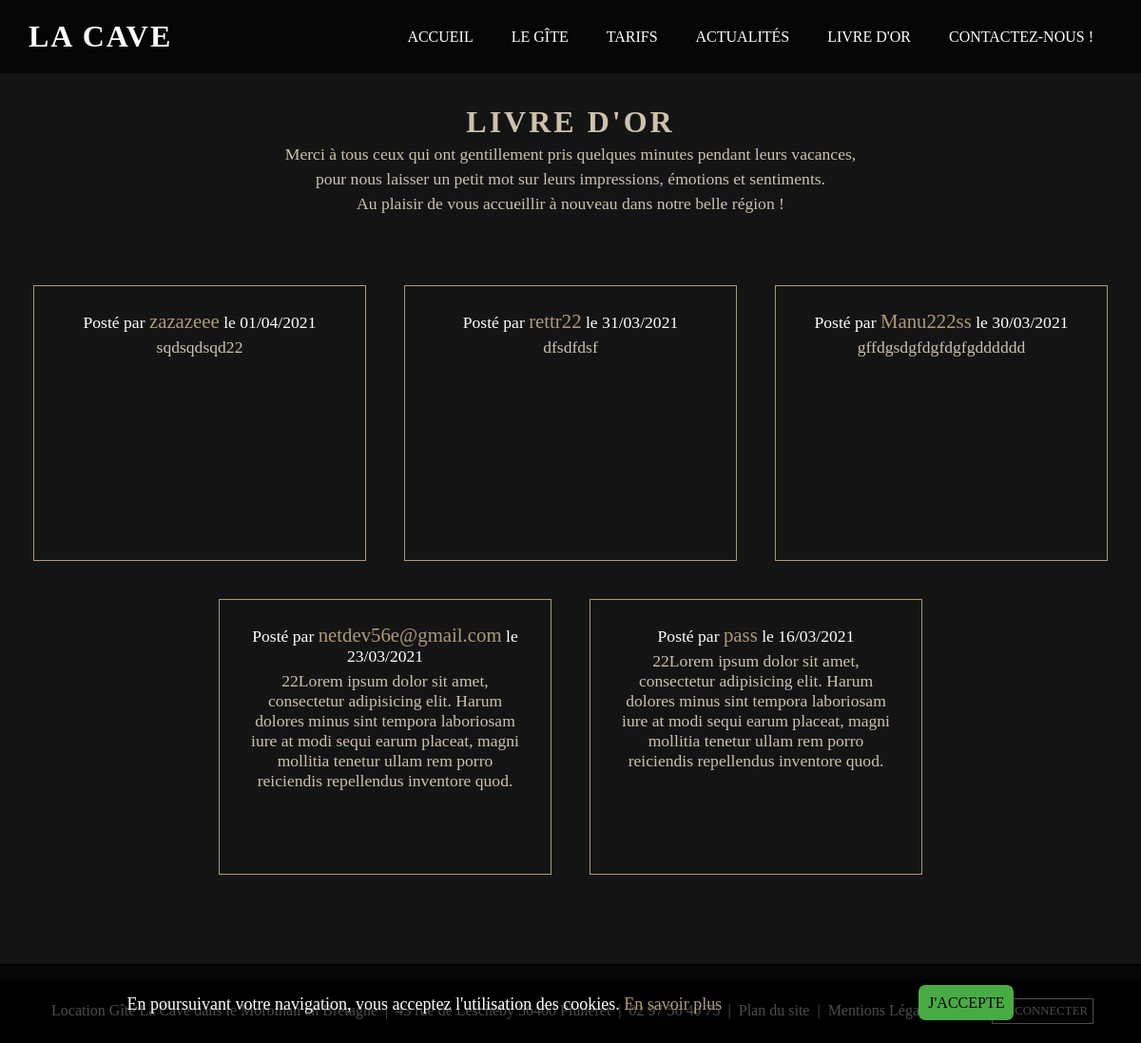
/index.php?action=livredor, run on an earlier commit of the app's database.
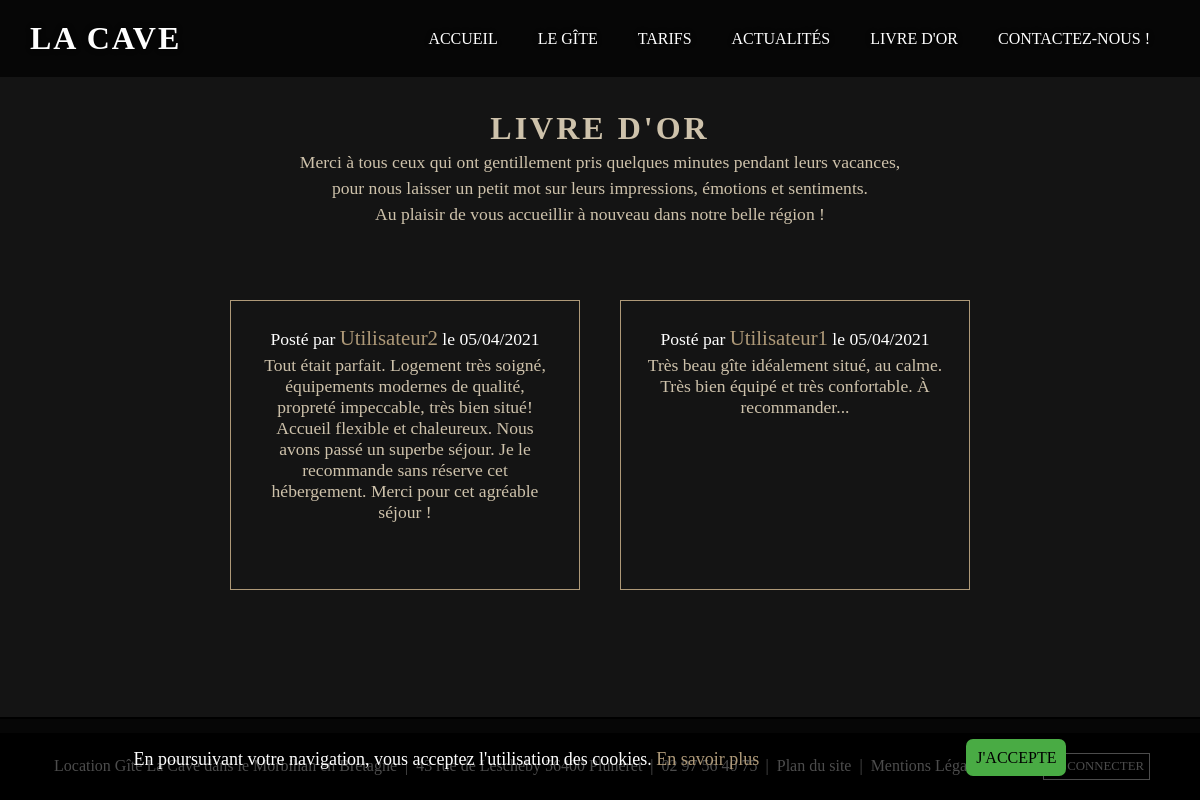
And on a later commit of the database.
### tables this page shows
CREATE TABLE `guestbooks` (
  `id` int(10) UNSIGNED NOT NULL,
  `comments` text NOT NULL,
  `datecreatcomments` datetime NOT NULL DEFAULT current_timestamp(),
  `idguestbooksusers` int(10) UNSIGNED NOT NULL
);

CREATE TABLE `users` (
  `id` int(11) UNSIGNED NOT NULL,
  `pseudo` varchar(255) NOT NULL,
  `lastname` varchar(255) NOT NULL,
  `firstname` varchar(255) NOT NULL,
  `email` varchar(255) NOT NULL,
  `pass` varchar(255) NOT NULL,
  `roleusers` varchar(255) NOT NULL,
  `dateinscription` datetime NOT NULL DEFAULT current_timestamp()
);

### app/Controllers/Front/FrontController.php (called while the page is built, shortened)
<?php
class FrontController{
    function livredor(){
        $guestbook = new \Project\Models\GuestbookCommentManager();
        $allGuestbookComments = $guestbook->guestbooks();
        require 'app/views/front/livreDor.php';
    }
}

### app/Models/GuestbookCommentManager.php (called while the page is built, shortened)
<?php
class GuestbookCommentManager extends Manager{
    public function guestbooks(){
        $bdd = $this->bdConnect();
        $req = $bdd->query("SELECT guestbooks.*, users.*, DATE_FORMAT(guestbooks.datecreatcomments, '%d/%m/%Y') AS datePublication FROM guestbooks, users WHERE guestbooks.idguestbooksusers = users.id ORDER BY guestbooks.id DESC");
        return $req;
    }
}

### app/views/front/livreDor.php (the view, shortened to what this page needs)
<section class="taille_1170 bloc_titre_general">
    <h1>Livre d'or</h1>
    <p>Merci à tous ceux qui ont gentillement pris quelques minutes pendant leurs vacances,</p>
    <p>pour nous laisser un petit mot sur leurs impressions, émotions et sentiments.</p>
    <p class="marge_livredor">Au plaisir de vous accueillir à nouveau dans notre belle région !</p>
    <div class="taille_1170 bloc_commentaires_livre">
        <?php foreach($allGuestbookComments as $allGuestbook){ ?>
            <div class="commentaires_livre">
                    <p class="post_livre">Posté par <span><?=$allGuestbook['pseudo']?></span> le <?=$allGuestbook['datePublication'] ?></p>
                    <p><?= nl2br($allGuestbook['comments']) ?></p>
            </div>
        <?php } ?>
    </div>
</section>
<?php $content = ob_get_clean(); ?>
<?php require 'templates/template.php'; ?>

### index.php (shortened to what this page needs)
<?php
try{
    $frontController = new \Project\Controllers\Front\FrontController();
    if(isset($_GET['action'])){
        if($_GET['action'] == 'livredor'){
            $frontController->livredor();
        }
    }else{
        $frontController->accueil();
    }
}catch(Exception $e){
    die('Erreur: ' . $e->getMessage());
}

### app/views/front/templates/template.php (shortened to what this page needs)
<!DOCTYPE html>
<html lang="fr">
<head>
    <link rel="stylesheet" href="app/public/front/css/style.css">
</head>
<body>
    <header>
        <a href="./" class="logo_gite">La Cave</a>
        <nav class="menu_nav">
                <a href="/">Accueil</a>
                <a href="index.php?action=legite">Le gîte</a>
                <a href="index.php?action=tarifs">Tarifs</a>
                <a href="index.php?action=actualites">Actualités</a>
                <a href="index.php?action=livredor">Livre d'or</a>
                <a href="index.php?action=contactezNous">Contactez-Nous !</a>
        </nav>
    </header>
    <main class="footer_bas">
        <?= $content ?>
    </main>
    <footer>
        <div class="coordonnees-aligne">
            <p>Location Gîte La Cave dans le Morbihan en Bretagne </p>
            <p> | </p>
            <p> 43 rue de Lescheby 56400 Pluneret </p>
            <p> | </p>
            <p> 02 97 56 40 75 </p>
            <p> | </p>
            <p> <a href="index.php?action=planDuSite">Plan du site</a> </p>
            <p> | </p><p> <a href="index.php?action=mentionsLegales">Mentions Légales</a></p>
        </div>
        <div class="btn-seconnecter">
            <a href="administration.php?action=connexionAdministration" target="_blank" rel="noopener noreferrer">Se connecter</a>
        </div>
    </footer>
<?php if(!isset($_COOKIE['accepteCookie'])){ ?>
<div class="banner-cookie">
    <div class="text-banner">
        <p>En poursuivant votre navigation, vous acceptez l'utilisation des cookies. <a href="index.php?action=cookie">En savoir plus</a></p>
    </div>
    <div class="button-banner">
        <a href="index.php?action=accepteCookie">J'accepte</a>
    </div>
</div>
<?php } ?>
</body>
</html>

### app/public/front/css/style.css (style rules this page uses)
:root { --blanc-color: #fff; --noir-color: #000; --rouge-color: #ff0000; --vert-color: #49AB44; --fd-body-marron-color: #141414; --gen_beige-clair-color: #cec2ab; --beige-fonce-color: #b5a992; --fd-menu-beige: #ae9978; --gris-fonce-color: #444; --gris-clair-color: #e0e0e0; --fd-card-actus-gris-color: #f0f0f0; --champ-contact-color: rgba(0, 0, 0, 0); --champ-contact-hover-color: rgba(0, 0, 0, 0.1); --fd-slide-noir-opac: rgba(0,0,0,0.8); --fd-menu-noir-opac:rgba(0,0,0,0.7); }
* { margin: 0; padding: 0; box-sizing: border-box; font-family: 'Times New Roman', Times, serif; }
body { background-color: var(--fd-body-marron-color); color: var(--gen_beige-clair-color); display: flex; flex-direction: column; min-height: 100vh; }
.taille_1170 { max-width: 1170px; width: 100%; margin: 0 auto; }
.bloc_titre_general { text-align: center; margin-top: 110px; margin-bottom: 50px; }
.bloc_titre_general h1 { font-size: 2rem; text-transform: uppercase; letter-spacing: 3px; font-family: cinzel; }
.banner-cookie { border-top: solid 2px var(--noir-color); background: var(--fd-menu-noir-opac); position: fixed; bottom: 0; left: 0; width: 100%; display: flex; justify-content: space-around; flex-wrap: wrap; padding: 30px; color: var(--blanc-color); }
.text-banner p { font-size: large; }
.text-banner a { text-decoration: none; color: var(--fd-menu-beige); }
.button-banner a { padding: 10px; color: var(--noir-color); background: var(--vert-color); border-radius: 7px; -webkit-border-radius: 7px; -moz-border-radius: 7px; -ms-border-radius: 7px; -o-border-radius: 7px; text-decoration: none; text-transform: uppercase; }
header { z-index: 999; position: fixed; top: 0; left: 0; width: 100%; display: flex; justify-content: space-between; align-items: center; padding: 20px 30px; transition: 0.6s; -webkit-transition: 0.6s; -moz-transition: 0.6s; -ms-transition: 0.6s; -o-transition: 0.6s; background: var(--fd-menu-noir-opac); }
header .logo_gite { color: var(--blanc-color); font-size: 2rem; font-weight: 700; text-transform: uppercase; text-decoration: none; letter-spacing: 2px; text-shadow: var(--noir-color) 0px 0px 7px; transition: 0.6s; }
header .menu_nav { position: relative; display: flex; justify-content: center; align-items: center; }
header .menu_nav a { font-size: 1rem; font-weight: 500; text-decoration: none; text-transform: uppercase; color: var(--blanc-color); margin: 0 10px; padding: 0 10px; border-radius: 10px; -webkit-border-radius: 10px; -moz-border-radius: 10px; -ms-border-radius: 10px; -o-border-radius: 10px; transition: 0.3s; -webkit-transition: 0.3s; -moz-transition: 0.3s; -ms-transition: 0.3s; -o-transition: 0.3s; transition-property: color; text-shadow: var(--noir-color) 0px 0px 7px; }
.bloc_titre_general p { font-size: 1.1rem; margin: 5px; }
.bloc_commentaires_livre { display: flex; justify-content: center; flex-wrap: wrap; }
.commentaires_livre { border: 1px solid var(--fd-menu-beige); width: 350px; margin: 20px; padding: 20px; min-height: 290px; }
.post_livre { color: var(--blanc-color); margin-bottom: 15px; }
.post_livre span { font-size: 1.3rem; color: var(--fd-menu-beige); }
.marge_livredor { padding-bottom: 50px; }
footer { display: flex; justify-content: space-between; padding: 20px 50px 20px; background: var(--noir-color); color: var(--blanc-color); margin-top: 40px; }
footer a { text-decoration: none; text-transform: uppercase; }
footer .coordonnees-aligne { display: flex; justify-content: center; }
footer .coordonnees-aligne p { margin: 4px }
.coordonnees-aligne a { color: var(--blanc-color); text-transform: none; }
.btn-seconnecter { padding: 5px; border: 1px solid var(--blanc-color); font-size: 0.8rem; }
.btn-seconnecter a { color: var(--blanc-color); }
.footer_bas { flex: 1; }

What changed in the data, as far as the page shows it:
removed guestbooks: idguestbooksusers.pseudo "zazazeee", datePublication "01/04/2021", comments "sqdsqdsqd22"
removed guestbooks: idguestbooksusers.pseudo "rettr22", datePublication "31/03/2021", comments "dfsdfdsf"
removed guestbooks: idguestbooksusers.pseudo "Manu222ss", datePublication "30/03/2021", comments "gffdgsdgfdgfdgfgdddddd"
removed guestbooks: idguestbooksusers.pseudo "netdev56e@gmail.com", datePublication "23/03/2021", comments "22Lorem ipsum dolor sit amet, consectetur adipisicing elit. Harum dolores minus sint tempora laboriosam iure at modi sequi earum placeat, magni mollitia tenetur ullam rem porro reiciendis repellendus inventore quod."
removed guestbooks: idguestbooksusers.pseudo "pass", datePublication "16/03/2021", comments "22Lorem ipsum dolor sit amet, consectetur adipisicing elit. Harum dolores minus sint tempora laboriosam iure at modi sequi earum placeat, magni mollitia tenetur ullam rem porro reiciendis repellendus inventore quod."
added guestbooks: idguestbooksusers.pseudo "Utilisateur2", datePublication "05/04/2021", comments "Tout était parfait. Logement très soigné, équipements modernes de qualité, propreté impeccable, très bien situé! Accueil flexible et chaleureux. Nous avons passé un superbe séjour. Je le recommande sans réserve cet hébergement. Merci pour cet agréable séjour !"
added guestbooks: idguestbooksusers.pseudo "Utilisateur1", datePublication "05/04/2021", comments "Très beau gîte idéalement situé, au calme. Très bien équipé et très confortable. À recommander..."
